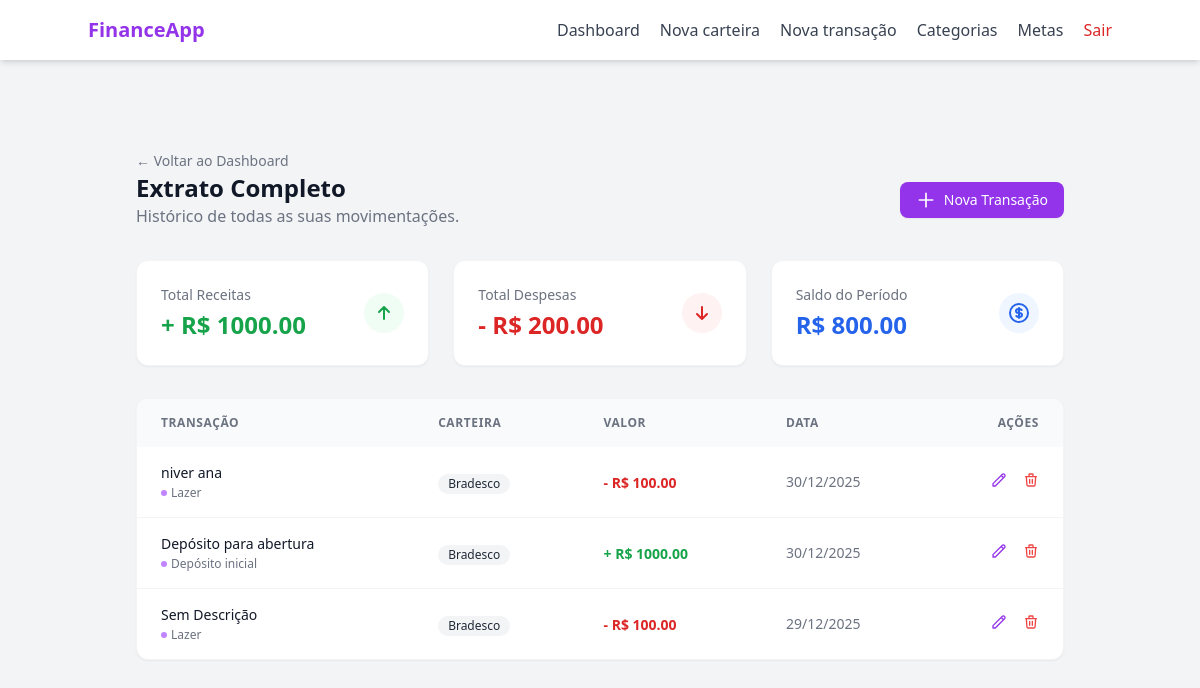
The app's page /transaction (signed in), older data.
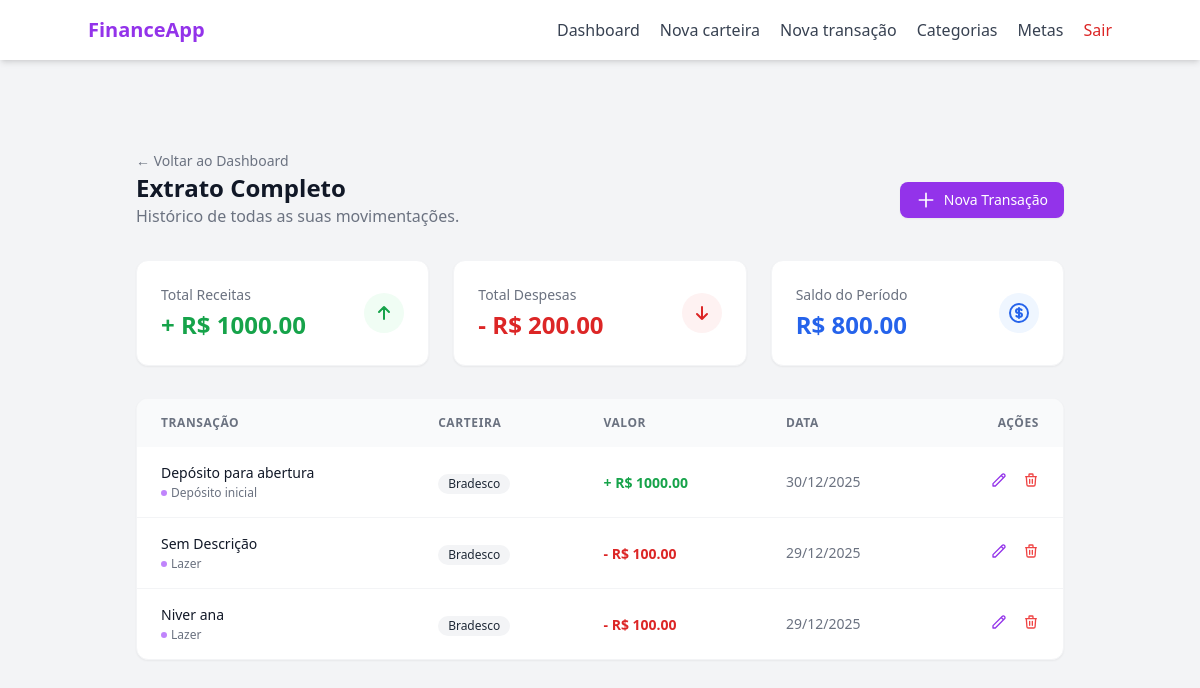
The same page, newer data.
### models/transaction.py (models this page shows, shortened)
class Transaction(db.Model):
    __tablename__ = "transactions"
    id = db.Column(db.Integer, primary_key= True)
    transaction_type = db.Column(db.String(20), nullable= False)
    value = db.Column(db.Float, nullable= False)
    created_at = db.Column(db.Date, default= lambda: datetime.now(timezone.utc).date())
    description = db.Column(db.String(100), nullable= True)
    wallet_id = db.Column(db.Integer, db.ForeignKey("wallets.id"), nullable= False)
    category_id = db.Column(db.Integer, db.ForeignKey("categories.id"), nullable= False)
    category = db.relationship("Category", backref= "transactions", lazy= True)
    wallet = db.relationship("Wallet", backref= "transactions", lazy= True)

### models/category.py (models this page shows, shortened)
class Category(db.Model):
    __tablename__ = "categories"
    id = db.Column(db.Integer, primary_key= True)
    name = db.Column(db.String(100), nullable= False)
    type = db.Column(db.String(20), nullable= False)
    __mapper_args__ = {
        "polymorphic_on": type,
        "polymorphic_identity": "category"
    }

class SystemCategory(Category):
    __mapper_args__ = {
        "polymorphic_identity": "system"
    }
    is_default = db.Column(db.Boolean, default= True)

### models/wallet.py (models this page shows, shortened)
class Wallet(db.Model):
    __tablename__ = "wallets"
    id = db.Column(db.Integer, primary_key= True)
    wallet_name = db.Column(db.String(100), nullable= False)
    initial_balance = db.Column(db.Float, default= 0.0)
    current_balance = db.Column(db.Float, default= 0.0)
    is_active = db.Column(db.Boolean, default= True)
    created_at = db.Column(db.DateTime, default= lambda: datetime.now(timezone.utc).date())
    user_id = db.Column(db.Integer, db.ForeignKey("users.id"), nullable= False)

### routes/transaction_routes.py (the view)
@transaction_bp.route("", methods=["GET"])
@login_required
def transaction_page():
    transactions = TransactionController.get_user_transactions(user_id=current_user.id)
    total_income = sum(t.value for t in transactions if t.transaction_type == "income")
    total_expense = sum(t.value for t in transactions if t.transaction_type == "expense")
    total_balance = total_income - total_expense
    categories = CategoryController.get_user_categories(user_id= current_user.id)
    return render_template("transaction/index.html",
                           transactions=transactions,
                           total_income=total_income,
                           total_expense=total_expense,
                           total_balance=total_balance,
                           categories = categories)

### controllers/category_controller.py (called while the page is built)
    @staticmethod
    def get_user_categories(user_id):
        return UserCategory.query.filter_by(user_id= user_id).all()

### controllers/transaction_controller.py (called while the page is built)
    @staticmethod
    def get_user_transactions(user_id):
        return Transaction.query.join(Wallet).filter(Wallet.user_id == user_id).order_by(Transaction.created_at.desc()).order_by(Transaction.id.desc()).all()

### templates/transaction/index.html (shortened to what this page needs)
{% extends "base.html" %}
{% block content %}
<div class="max-w-7xl mx-auto px-4 sm:px-6 lg:px-8 py-8">
    <div class="text-left pt-4">
        <a href="{{ url_for('main_bp.dashboard_page') }}" class="text-sm text-gray-500 hover:text-purple-600 transition-colors">
            ← Voltar ao Dashboard
        </a>
    </div>
    <div class="flex flex-col sm:flex-row justify-between items-start sm:items-center mb-8 gap-4">
        <div>
            <h1 class="text-2xl font-bold text-gray-900">Extrato Completo</h1>
            <p class="text-gray-500">Histórico de todas as suas movimentações.</p>
        </div>
        <a href="{{ url_for('transaction_bp.transaction_new_page') }}" class="inline-flex items-center px-4 py-2 bg-purple-600 hover:bg-purple-700 text-white text-sm font-medium rounded-lg transition-colors shadow-sm">
            <svg class="w-5 h-5 mr-2" fill="none" stroke="currentColor" viewBox="0 0 24 24"><path stroke-linecap="round" stroke-linejoin="round" stroke-width="2" d="M12 4v16m8-8H4"></path></svg>
            Nova Transação
        </a>
    </div>
    <div class="grid grid-cols-1 md:grid-cols-3 gap-6 mb-8">
        <div class="bg-white p-6 rounded-xl border border-gray-100 shadow-sm flex items-center justify-between">
            <div>
                <p class="text-sm text-gray-500 mb-1">Total Receitas</p>
                <h3 class="text-2xl font-bold text-green-600">+ R$ {{ "%.2f"|format(total_income) }}</h3>
            </div>
            <div class="w-10 h-10 rounded-full bg-green-50 flex items-center justify-center text-green-600">
                <svg class="w-6 h-6" fill="none" stroke="currentColor" viewBox="0 0 24 24"><path stroke-linecap="round" stroke-linejoin="round" stroke-width="2" d="M7 11l5-5m0 0l5 5m-5-5v12"></path></svg>
            </div>
        </div>
        <div class="bg-white p-6 rounded-xl border border-gray-100 shadow-sm flex items-center justify-between">
            <div>
                <p class="text-sm text-gray-500 mb-1">Total Despesas</p>
                <h3 class="text-2xl font-bold text-red-600">- R$ {{ "%.2f"|format(total_expense) }}</h3>
            </div>
            <div class="w-10 h-10 rounded-full bg-red-50 flex items-center justify-center text-red-600">
                <svg class="w-6 h-6" fill="none" stroke="currentColor" viewBox="0 0 24 24"><path stroke-linecap="round" stroke-linejoin="round" stroke-width="2" d="M17 13l-5 5m0 0l-5-5m5 5V6"></path></svg>
            </div>
        </div>
        <div class="bg-white p-6 rounded-xl border border-gray-100 shadow-sm flex items-center justify-between">
            <div>
                <p class="text-sm text-gray-500 mb-1">Saldo do Período</p>
                <h3 class="text-2xl font-bold {{ 'text-blue-600' if total_balance >= 0 else 'text-red-600' }}">
                    R$ {{ "%.2f"|format(total_balance) }}
                </h3>
            </div>
            <div class="w-10 h-10 rounded-full bg-blue-50 flex items-center justify-center text-blue-600">
            </div>
        </div>
    </div>
    <div class="bg-white rounded-xl shadow-sm border border-gray-100 overflow-hidden">
        <table class="w-full text-left border-collapse">
            <thead class="bg-gray-50">
                <tr>
                    <th class="px-6 py-4 text-xs font-semibold text-gray-500 uppercase tracking-wider">Transação</th>
                    <th class="px-6 py-4 text-xs font-semibold text-gray-500 uppercase tracking-wider">Carteira</th> <th class="px-6 py-4 text-xs font-semibold text-gray-500 uppercase tracking-wider">Valor</th>
                    <th class="px-6 py-4 text-xs font-semibold text-gray-500 uppercase tracking-wider">Data</th>
                    <th class="px-6 py-4 text-xs font-semibold text-gray-500 uppercase tracking-wider text-right">Ações</th>
                </tr>
            </thead>
            <tbody class="divide-y divide-gray-100">
                {% for transaction in transactions %}
                <tr class="hover:bg-gray-50 transition-colors group">
                    <td class="px-6 py-4">
                        <div class="flex flex-col">
                            <span class="text-sm font-medium text-gray-900">{{ transaction.description if transaction.description else 'Sem Descrição' }}</span>
                            <span class="text-xs text-gray-500 flex items-center gap-1 mt-0.5">
                                <span class="w-1.5 h-1.5 rounded-full bg-purple-400"></span>
                                {{ transaction.category.name if transaction.category else 'Sem Categoria' }}
                            </span>
                        </div>
                    </td>
                    <td class="px-6 py-4">
                        <span class="inline-flex items-center px-2.5 py-0.5 rounded-full text-xs font-medium bg-gray-100 text-gray-800">
                            {{ transaction.wallet.wallet_name }}
                        </span>
                    </td>
                    <td class="px-6 py-4 whitespace-nowrap">
                        <span class="text-sm font-bold {{ 'text-green-600' if transaction.transaction_type == 'income' else 'text-red-600' }}">
                            {{ "-" if transaction.transaction_type == 'expense' else "+" }} R$ {{ "%.2f"|format(transaction.value) }}
                        </span>
                    </td>
                    <td class="px-6 py-4 whitespace-nowrap text-sm text-gray-500">
                        {{ transaction.created_at.strftime('%d/%m/%Y') }}
                    </td>
                    <td class="px-6 py-4 text-right">
                        <button class="text-purple-600 hover:text-purple-700 mr-3"
                            title="Editar"
                            onclick="openEditTransactionModal(
                                '{{ url_for('transaction_bp.edit_transaction', transaction_id=transaction.id) }}',
                                '{{transaction.value}}',
                                '{{ transaction.created_at.strftime('%Y-%m-%d') if transaction.created_at else '' }}',
                                '{{transaction.description}}',
                                '{{transaction.category_id}}'
                            )"
                            {% if transaction.category.type == 'system' %} disabled {% endif %}>
                            <svg class="w-4 h-4" fill="none" stroke="currentColor" viewBox="0 0 24 24"><path stroke-linecap="round" stroke-linejoin="round" stroke-width="2" d="M15.232 5.232l3.536 3.536m-2.036-5.036a2.5 2.5 0 113.536 3.536L6.5 21.036H3v-3.572L16.732 3.732z"></path></svg>
                        </button>
                        <button class="text-red-500 hover:text-red-700"
                            title="Deletar"
                            onclick="openConfirmModal(
                            '{{ url_for('transaction_bp.delete_transaction', transaction_id=transaction.id) }}',
                            'Excluir Transação',
                            'Tem certeza que deseja apagar a transação de R$ {{ transaction.value }}? O saldo da carteira será atualizado.'
                            )"
                            class="text-red-600 hover:text-red-800 hover:underline transition-colors font-medium text-sm flex items-center gap-1"
                            {% if transaction.category.type == 'system' %} disabled {% endif %}>
                            <svg class="w-4 h-4" fill="none" stroke="currentColor" viewBox="0 0 24 24"><path stroke-linecap="round" stroke-linejoin="round" stroke-width="2" d="M19 7l-.867 12.142A2 2 0 0116.138 21H7.862a2 2 0 01-1.995-1.858L5 7m5 4v6m4-6v6m1-10V4a1 1 0 00-1-1h-4a1 1 0 00-1 1v3M4 7h16"></path></svg>
                        </button>
                    </td>
                </tr>
                {% endfor %}
            </tbody>
        </table>
    </div>
</div>
{% endblock %}

### templates/base.html (shortened to what this page needs)
<!DOCTYPE html>
<html lang="pt-BR">
<head>
    <script src="https://cdn.tailwindcss.com"></script>
</head>
<body class="bg-gray-100 text-gray-800">
    <header class="bg-white shadow-md p-4">
        <div class="max-w-5xl mx-auto flex items-center justify-between">
            <div class="text-xl font-bold text-purple-600">
                FinanceApp
            </div>
            <nav class="flex items-center gap-5 text-gray-700">
                <a href="/dashboard" class="hover:text-purple-600 transition">Dashboard</a>
                <a href="/wallet/new" class="hover:text-purple-600 transition">Nova carteira</a>
                <a href="/transaction/new" class="hover:text-purple-600 transition">Nova transação</a>
                <a href="{{ url_for('category_bp.category_index_page') }}" class="hover:text-purple-600 transition">Categorias</a>
                <a href="{{ url_for('goal_bp.goal_index_page') }}" class="hover:text-purple-600 transition">Metas</a>
                <a href="{{ url_for('auth_bp.logout') }}"
                   class="text-red-600 font-medium hover:text-red-700 transition">
                    Sair
                </a>
            </nav>
        </div>
    </header>
    <main class="max-w-5xl mx-auto py-10 px-4">
        {% block content %}
        {% endblock %}
    </main>
</body>
</html>

Row changes from the older to the newer data that the page shows:
changed Transaction: description "niver ana" → "Niver ana"; created_at "30/12/2025" → "29/12/2025"; moves down the list
